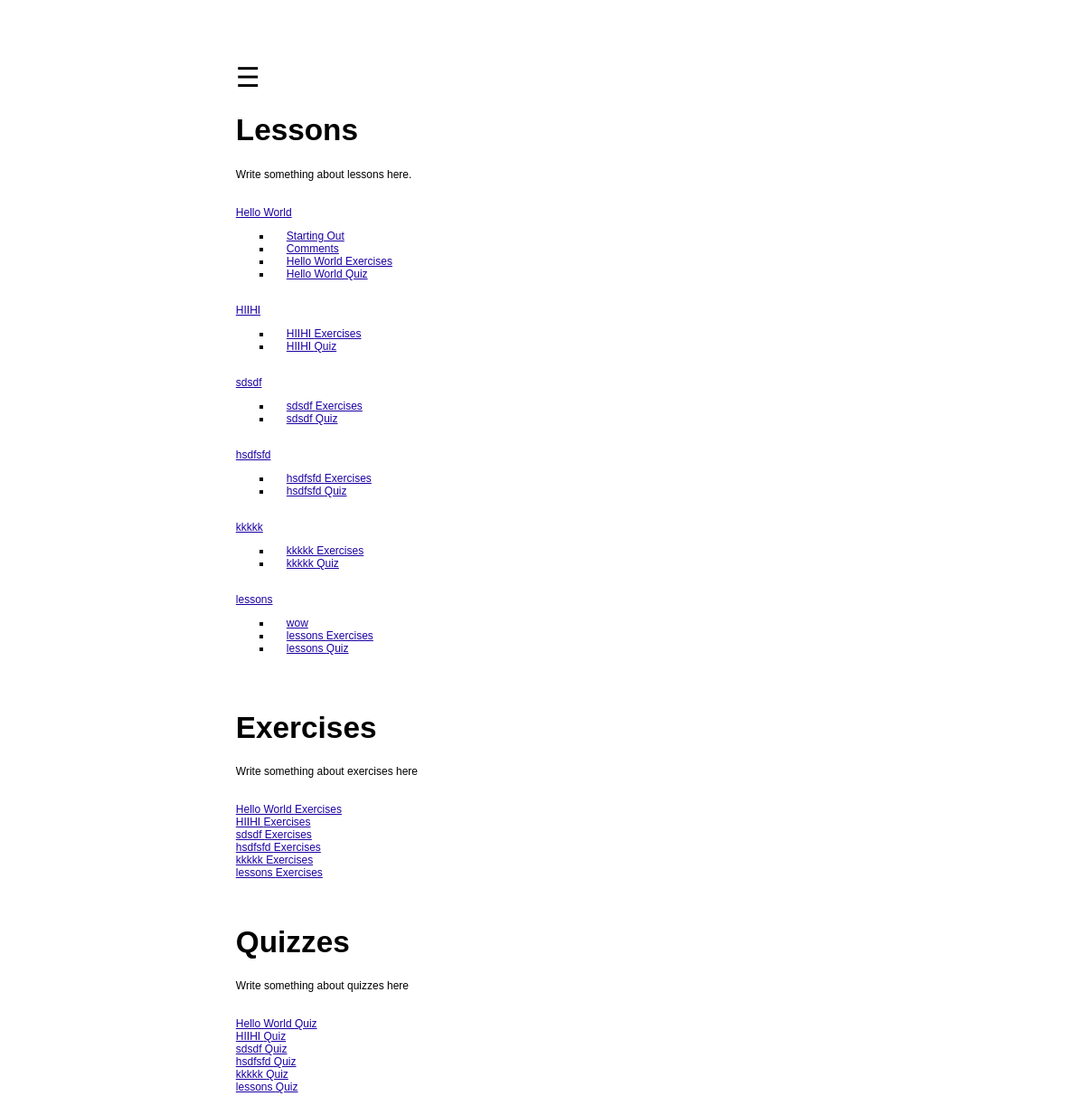
Screenshot of /lessons/ with the database file from the repository.
### lessons/models.py (models this page shows, shortened)
class Lesson(models.Model):
    name = models.CharField(max_length=100)
    lesson_id = models.IntegerField()
    pub_date = models.DateTimeField('date published')
    def was_published_recently(self):
        now = timezone.now()
        return now - datetime.timedelta(days=1) <= self.pub_date <= now
    was_published_recently.admin_order_field = 'pub_date'
    was_published_recently.boolean = True
    was_published_recently.short_description = 'Published recently?'

class Entry(models.Model):
    lesson = models.ForeignKey(Lesson)
    lesson_header = models.CharField(max_length=100)
    lesson_text = models.TextField()
    mod_date = models.DateField()

### lessons/views.py (the view)
class IndexView(generic.ListView):
    template_name = 'lessons/index.html'
    context_object_name = 'latest_lesson_list'
    def get_queryset(self):
        return Lesson.objects.order_by('lesson_id')

### lessons/templates/lessons/index.html
{% extends "base.html" %}
{% block content %}
<h1>Lessons</h1> Write something about lessons here.
<BR>
<BR>
<BR> {% for lesson in latest_lesson_list %}
<a href="/../lessons/{{lesson.lesson_id}}">{{lesson.name}}</a>
<ul>
    {% for entry in lesson.entry_set.all %}
    <li><a href=/../lessons/{{lesson.lesson_id}}/#{{entry.lesson_header}}>{{entry.lesson_header}}</a></li>
    {% endfor %}
    <li><a href="/../lessons/exercise/{{lesson.lesson_id}}">{{lesson.name}} Exercises</a></li>
    <li><a href="/../lessons/quiz/{{lesson.lesson_id}}">{{lesson.name}} Quiz</a></li>
</ul>
<BR> {% endfor %}
<BR>
<h1>Exercises</h1> Write something about exercises here
<BR>
<BR>
<BR> {% for lesson in latest_lesson_list %}
<a href="/../lessons/exercise/{{lesson.lesson_id}}">{{lesson.name}} Exercises</a>
<BR> {% endfor %}
<BR>
<BR>
<h1>Quizzes</h1> Write something about quizzes here
<BR>
<BR>
<BR> {% for lesson in latest_lesson_list %}
<a href="/../lessons/quiz/{{lesson.lesson_id}}">{{lesson.name}} Quiz</a>
<BR> {% endfor %}
{% endblock %}

### lessons/static/lessons/style.css (style rules this page uses)
A:link { text-decoration: underline; color: #1b00a2; font-family: Arial; }
h1 { color: black; font-size: 25pt; font-family: Arial; }
ul { list-style: square; }
li { padding-left: 16px; }

### rows the page displays
Lesson: name "Hello World"
Entry: lesson_header "Starting Out"
Entry: lesson_header "Comments"
Lesson: name "HIIHI"
Lesson: name "sdsdf"
Lesson: name "hsdfsfd"
Lesson: name "kkkkk"
Lesson: name "lessons"
Entry: lesson_header "wow"
